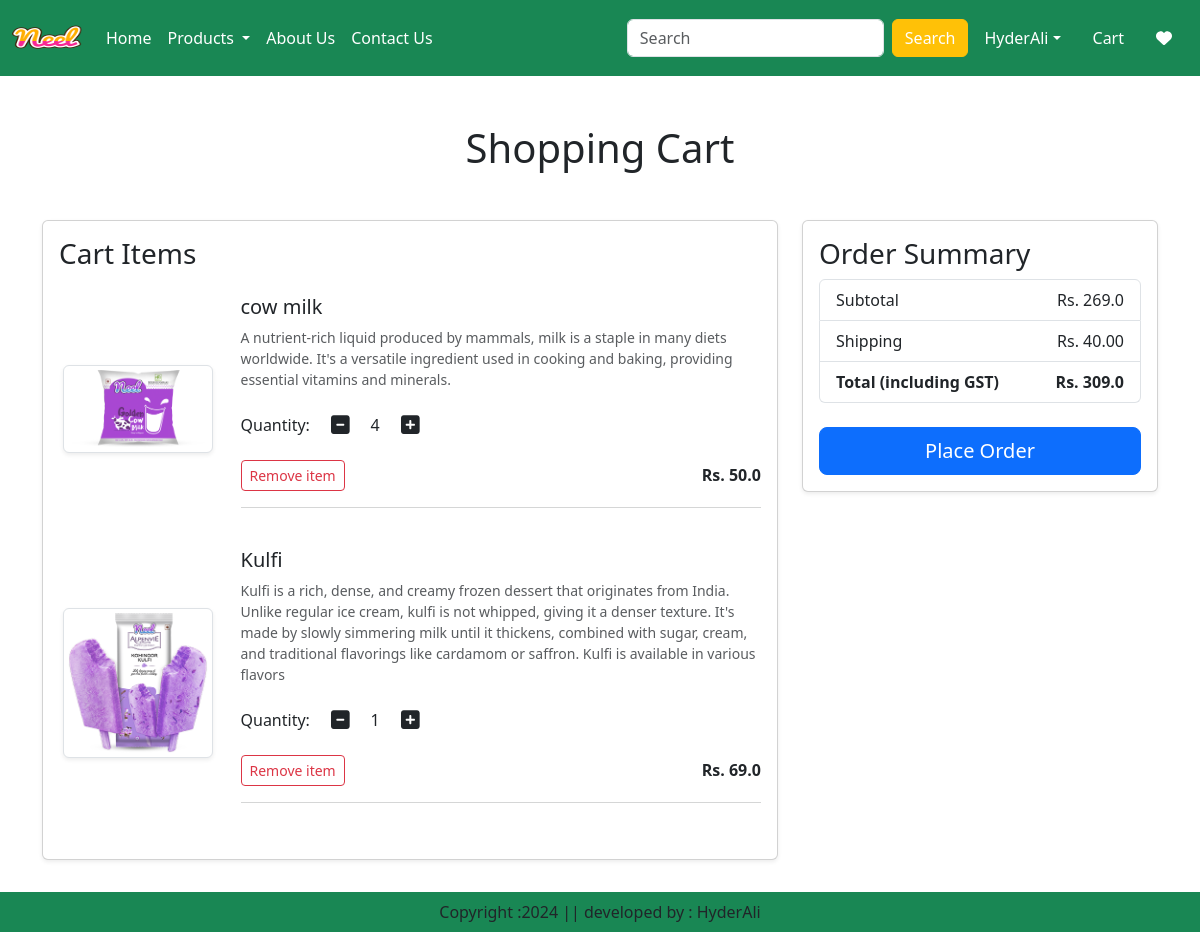
The app's page /cart/ (signed in) with its own data.
### app/models.py (models this page shows, shortened)
class Cart(models.Model):
    user=models.ForeignKey(User,on_delete=models.CASCADE)
    product=models.ForeignKey(Product,on_delete=models.CASCADE)
    quantity=models.PositiveIntegerField(default=1)

class Product(models.Model):
    title=models.CharField(max_length=100)
    selling_price=models.FloatField()
    discounted_price=models.FloatField()
    description=models.TextField()
    composition=models.TextField(default='')
    prodapp=models.TextField(default='')
    category = models.CharField(choices=CATEGORY_CHOICES, max_length=2)
    product_image=models.ImageField(upload_to='product')

### app/views.py (the view)
# urls.py: path('cart/',views.show_cart,name='showcart'),
@login_required
def show_cart(request):
    user = request.user
    cart=Cart.objects.filter(user=user)
    amount = 0
    for p in cart:
        value= p.quantity*p.product.discounted_price
        amount=amount + value
    totalamount=amount + 40
    return render (request, 'app/addtocart.html',locals())

### app/templates/app/addtocart.html (shortened to what this page needs)
{% extends 'app/base.html' %}
{% load static %}
{% block main-content %}
<div class="container my-5">
    <div class="row">
        {% if cart %}
        <h1 class="text-center mb-5">Shopping Cart</h1>
        <div class="col-lg-8 mb-4">
            <div class="card shadow-sm">
                <div class="card-body">
                    <h3 class="mb-4">Cart Items</h3>
                    {% for item in cart %}
                    <div class="row mb-4">
                        <div class="col-sm-3 text-center align-self-center">
                            <img src="{{ item.product.product_image.url }}" alt="{{ item.product.title }}" class="img-fluid img-thumbnail shadow-sm" height="150" width="150">
                        </div>
                        <div class="col-sm-9">
                            <h5>{{ item.product.title }}</h5>
                            <p class="mb-2 text-muted small">{{ item.product.description }}</p>
                            <div class="d-flex align-items-center my-3">
                                <label class="me-2" for="quantity">Quantity:</label>
                                <a class="minus-cart btn" pid="{{ item.product.id }}"><i class="fas fa-minus-square fa-lg"></i></a>
                                <span id="quantity" class="mx-2">{{ item.quantity }}</span>
                                <a class="plus-cart btn" pid="{{ item.product.id }}"><i class="fa fa-plus-square fa-lg"></i></a>
                            </div>
                            <div class="d-flex justify-content-between align-items-center">
                                <a href="#" class="remove-cart btn btn-outline-danger btn-sm" pid="{{ item.product.id }}">Remove item</a>
                                <p class="mb-0"><strong>Rs. {{ item.product.discounted_price }}</strong></p>
                            </div>
                            <hr class="text-muted">
                        </div>
                    </div>
                    {% endfor %}
                </div>
            </div>
        </div>
        <div class="col-lg-4">
            <div class="card shadow-sm">
                <div class="card-body">
                    <h3>Order Summary</h3>
                    <ul class="list-group mb-4">
                        <li class="list-group-item d-flex justify-content-between align-items-center">
                            Subtotal <span id="amount">Rs. {{ amount }}</span>
                        </li>
                        <li class="list-group-item d-flex justify-content-between align-items-center">
                            Shipping <span>Rs. 40.00</span>
                        </li>
                        <li class="list-group-item d-flex justify-content-between align-items-center">
                            <strong>Total (including GST)</strong>
                            <span id="totalamount"><strong>Rs. {{ totalamount }}</strong></span>
                        </li>
                    </ul>
                    <div class="d-grid">
                        <a href="{% url 'checkout' %}" class="btn btn-primary btn-lg">Place Order</a>
                    </div>
                </div>
            </div>
        </div>
        {% endif %}
    </div>
</div>
{% endblock main-content %}

### records on screen
Cart: product.product_image (picture), product "cow milk", product.description "A nutrient-rich liquid produced by mammals, milk is a staple in many diets worldwide. It's a versatile ingredient used in cooking and baking, providing essential vitamins and minerals.", quantity "4", product.discounted_price "50.0"
Cart: product.product_image (picture), product "Kulfi", product.description "Kulfi is a rich, dense, and creamy frozen dessert that originates from India. Unlike regular ice cream, kulfi is not whipped, giving it a denser texture. It's made by slowly simmering milk until it thickens, combined with sugar, cream, and traditional flavorings like cardamom or saffron. Kulfi is available in various flavors", quantity "1", product.discounted_price "69.0"

### other values on screen
{{ amount }} "269.0"
{{ totalamount }} "309.0"
